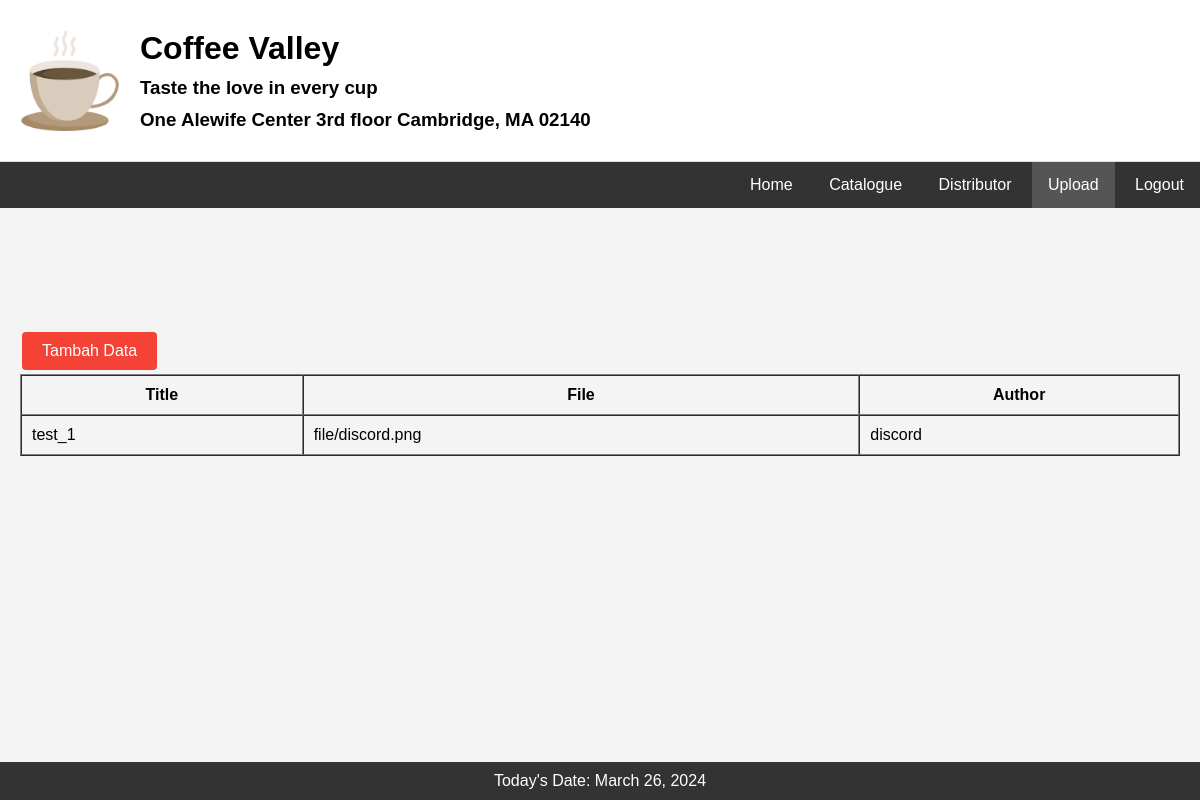
/upload.php, run on the app's committed database.
### tables this page shows
CREATE TABLE `upload` (
  `id_upload` int(11) NOT NULL,
  `judul` varchar(100) NOT NULL,
  `file` varchar(255) NOT NULL,
  `author` varchar(100) NOT NULL,
  `id_user` int(11) DEFAULT NULL
);

### upload.php (the view, shortened to what this page needs)
<!DOCTYPE html>
<html lang="en">
<head>
</head>
<body>
<div class="header">
    <div class="header-left">
        <img src="coffee.png" alt="Coffee Valley Logo" width="100">
        <div>
            <h1>Coffee Valley</h1>
            <h3>Taste the love in every cup</h3>
            <h3>One Alewife Center 3rd floor Cambridge, MA 02140</h3>
        </div>
    </div>
</div>
<div class="menu">
    <a href="dashboard.php">Home</a>
    <a href="catalouge.php">Catalogue</a>
    <a href="distributor.php">Distributor</a>
    <a href="#" class="active">Upload</a>
    <a href="?logout">Logout</a>
</div>
<div style="padding:20px; margin-top:100px;">
<button class="action-button" onclick="showForm()">Tambah Data</button>
    <table border="1" cellspacing="0" cellpadding="10" width="100%">
        <thead>
            <tr>
                <th>Title</th>
                <th>File</th>
                <th>Author</th>
            </tr>
        </thead>
        <tbody>
            <?php
            $servername = "localhost";
            $username = "root";
            $password = "";
            $dbname = "coffe_web_db";
            $conn = new mysqli($servername, $username, $password, $dbname);
            $sql = "SELECT * FROM upload";
            $result = $conn->query($sql);
            if ($result->num_rows > 0) {
                while($row = $result->fetch_assoc()) {
                    echo "<tr>";
                    echo "<td>".$row["judul"]."</td>";
                    echo "<td>".$row["file"]."</td>";
                    echo "<td>".$row["author"]."</td>";
                    echo "</tr>";
                }
            } else {
                echo "<tr><td colspan='4'>No data available</td></tr>";
            }
            ?>
        </tbody>
    </table>
</div>
<div class="footer">
    Today's Date: <?php echo date("F j, Y"); ?>
</div>
</body>
</html>

### upload.php (style rules this page uses)
body { font-family: Arial, sans-serif; background-color: #f4f4f4; margin: 0; padding: 0; }
.header { background-color: #ffffff; padding: 20px; text-align: left; border-bottom: 1px solid #ddd; display: flex; justify-content: space-between; align-items: center; }
.header-left { display: flex; align-items: center; }
.header img { margin-right: 20px; }
.header h1, .header h3 { margin: 10px 0; }
.menu { background-color: #333; overflow: hidden; text-align: right; }
.menu a { display: inline-block; color: white; text-align: center; padding: 14px 16px; text-decoration: none; }
.menu a.active { background-color: #555; }
.footer { background-color: #333; color: white; text-align: center; padding: 10px 0; position: fixed; bottom: 0; width: 100%; }
.action-button { background-color: #f44336; color: white; border: none; padding: 10px 20px; text-align: center; text-decoration: none; display: inline-block; font-size: 16px; margin: 4px 2px; cursor: pointer; border-radius: 4px; transition: background-color 0.3s ease; }

### data on the page
upload: judul "test_1", file "file/discord.png", author "discord"
